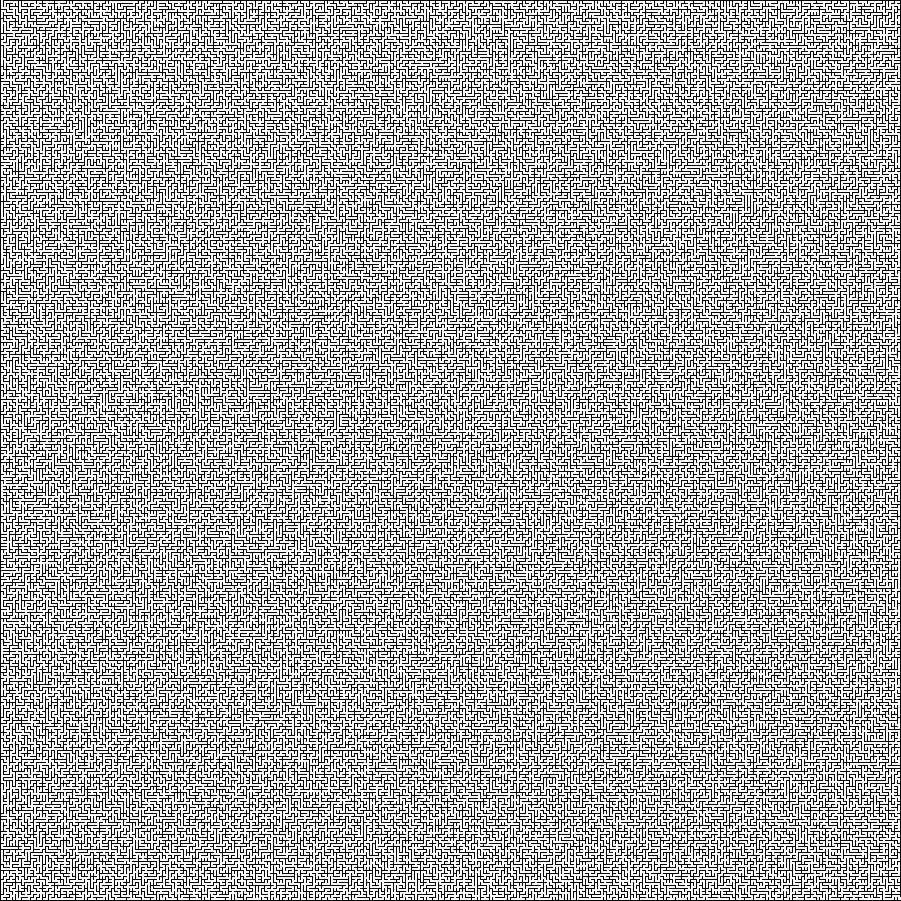
#> input picture MAZE_.png, 1802 x 1802 px (shown at 1/2 size)
$ python Main.py
#> lines starting #> are read from the running program, lines starting #| are printed output that depends on the picture
import cv2
import numpy as np
import threading
import time
import sys
import BFS as b
import A_star as a_star
from Point import Pt
r=0.65 # resize factor
s=0
e=0
p=0
wid=2
flag=0
def resize_image(img):
		h, w = img.shape[:2]
		return cv2.resize(img,(int(h),int(r*w)))

def mouse_event(event,x,y,flags,params):
		global s,e,img,p,flag
		if event==cv2.EVENT_LBUTTONUP:
			if p==0:
				cv2.rectangle(img,(x-wid,y-wid),(x+wid,y+wid),(0, 255, 0),-1)
				s = Pt(x,y)
				p+=1
			elif p==1:
				cv2.rectangle(img,(x-wid,y-wid),(x+wid,y+wid),(204, 0, 255),-1)
				e = Pt(x,y)
				p+=1
		if event==cv2.EVENT_RBUTTONUP:
			flag=1

def disp():
		global img
		cv2.imshow("Maze_runner",img)
		cv2.setMouseCallback('Maze_runner',mouse_event)
		u=0
		while True and flag==0:
			cv2.imshow("Maze_runner",img)
			cv2.waitKey(1)

img=cv2.imread("MAZE_.png", cv2.IMREAD_GRAYSCALE)
#> img: shape (1802, 1802); 66.5% white; black in thin lines or dots
img=resize_image(img)
#> in resize_image, `return cv2.resize(img,(int(h),int(r*w)))`:
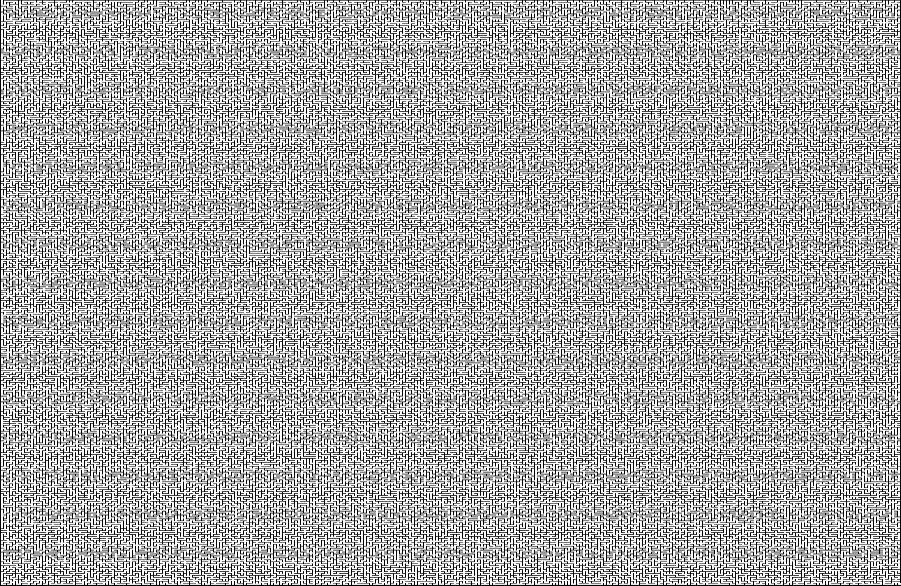
#> returned value: shape (1171, 1802) (shown at 1/2 size); min 0, max 255, mean 169.7
_,img=cv2.threshold(img,120,255,cv2.THRESH_BINARY)
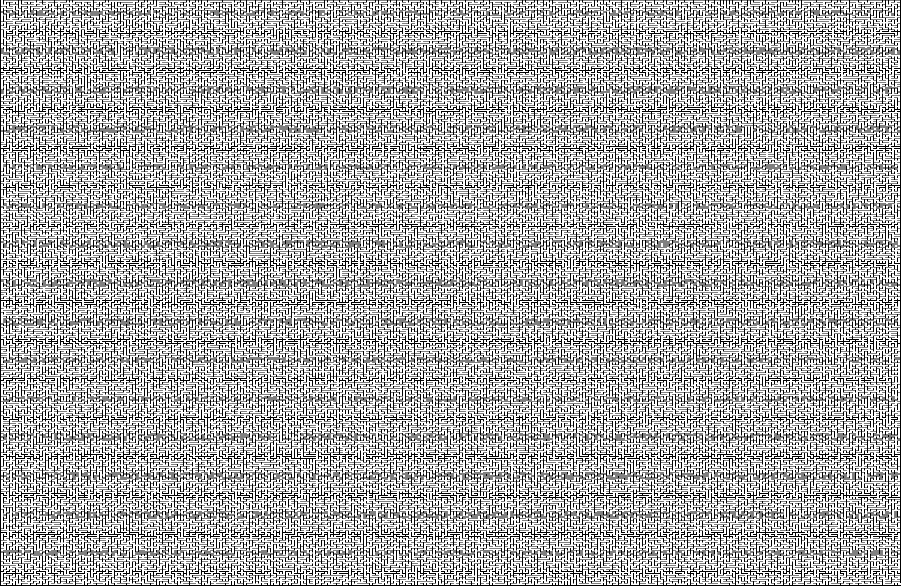
#> img: shape (1171, 1802) (shown at 1/2 size); 67.1% white; black in thin lines or dots
img=cv2.cvtColor(img,cv2.COLOR_GRAY2BGR)
#> img: shape (1171, 1802, 3); 67.1% white; black in thin lines or dots
h, w = img.shape[:2]
#> h = 1171; w = 1802

t= threading.Thread(target=disp, args=())
t.start()
#> (the run stopped early here; a loop or call above may not have finished)
